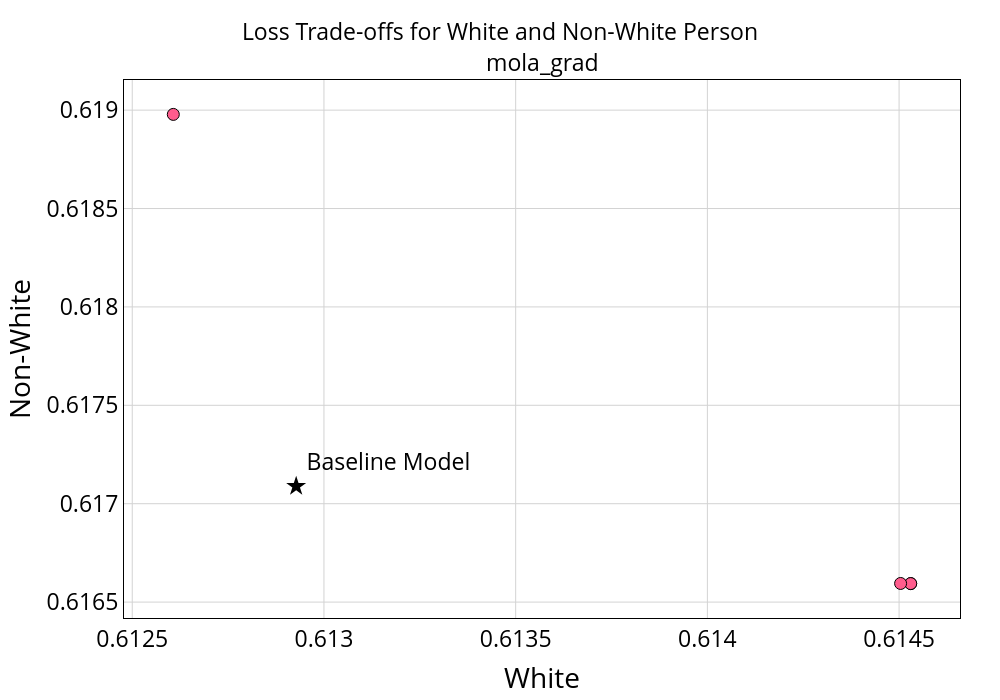

The notebook cell this image was saved under:
### Code cell
title="Loss Trade-offs for White and Non-White Person"
plot_pareto_plotly(methods={'mola_grad': objs},
            labels=("White", "Non-White"), 
            title=title,
            point=equal.objs,
            #color="#FF5C8D",
            fontsize=23,
            figsize=(10,7),
            save_path='images/2_objs_mola_grad_plotly.pdf'
            )

### Figure 1 — Plotly figure (JSON) as saved in the notebook; plotly's stock layout.template omitted (floating-point values rounded to 4 significant figures)
{"data": [{"marker": {"color": "#FF5C8D", "line": {"color": "black", "width": 1}, "size": 12}, "mode": "markers", "type": "scatter", "x": [0.6145, 0.6145, 0.6145, 0.6126], "xaxis": "x", "y": [0.6166, 0.6166, 0.6166, 0.619], "yaxis": "y"}, {"marker": {"color": "black", "size": 15, "symbol": "star"}, "mode": "markers+text", "name": "Baseline Model", "text": ["Baseline Model"], "textposition": "top right", "type": "scatter", "x": [0.6129], "xaxis": "x", "y": [0.6171], "yaxis": "y"}], "layout": {"annotations": [{"font": {"color": "black", "size": 23}, "showarrow": false, "text": "mola_grad", "x": 0.5, "xanchor": "center", "xref": "paper", "y": 1, "yanchor": "bottom", "yref": "paper"}], "font": {"color": "black", "size": 23}, "height": 700, "margin": {"b": 60, "l": 60, "r": 40, "t": 80}, "paper_bgcolor": "white", "plot_bgcolor": "white", "showlegend": false, "title": {"font": {"size": 23}, "text": "Loss Trade-offs for White and Non-White Person", "x": 0.5, "xanchor": "center"}, "width": 1000, "xaxis": {"anchor": "y", "domain": [0, 1], "gridcolor": "lightgray", "gridwidth": 1, "linecolor": "black", "linewidth": 1, "mirror": true, "showgrid": true, "showline": true, "title": {"text": "White"}, "zeroline": false}, "yaxis": {"anchor": "x", "domain": [0, 1], "gridcolor": "lightgray", "gridwidth": 1, "linecolor": "black", "linewidth": 1, "mirror": true, "showgrid": true, "showline": true, "title": {"text": "Non-White"}, "zeroline": false}}}
